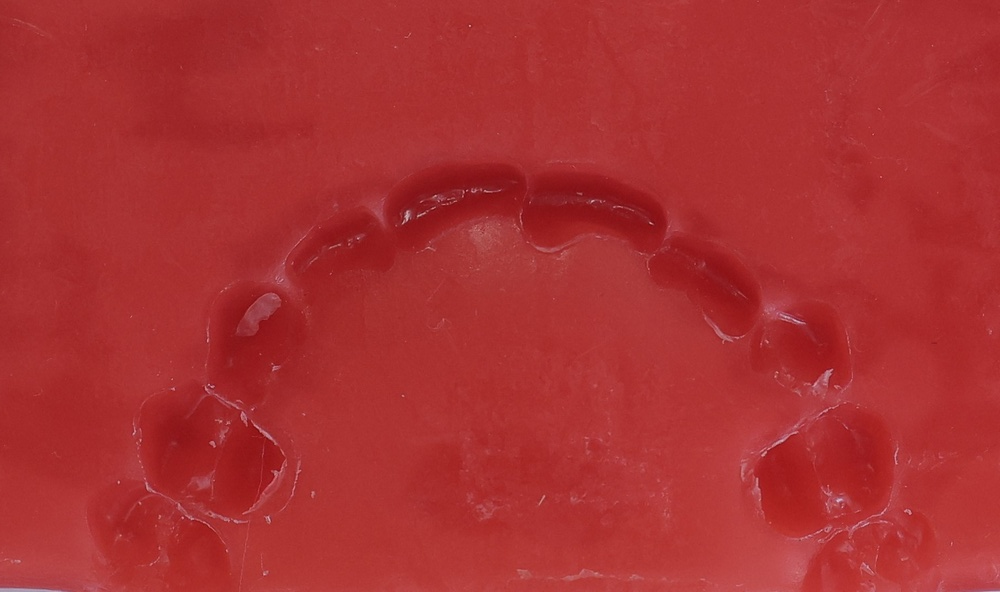
#> input picture data/raw/human/A1.JPG, 1000 x 592 px, shrunk from 1861 x 1101 before the run
$ python analyze_images.py
#> lines starting #> are read from the running program, lines starting #| are printed output that depends on the picture
#> pass 3 of the loop `for cls in classes:`:
#> the loop made 4 passes; the first 3 are shown
"""Quick image analysis script"""
import cv2
import numpy as np
import os
from pathlib import Path

print("="*80)
print("ANALYZING EXISTING BITE MARK IMAGES")
print("="*80)

# Count images per class
classes = ['human', 'cat', 'dog', 'snake']
class_counts = {}

for cls in classes:
    path = f'data/raw/{cls}'
    if os.path.exists(path):
        files = [f for f in os.listdir(path) if f.lower().endswith(('.jpg', '.jpeg', '.png', '.bmp'))]
        class_counts[cls] = len(files)
        print(f"\n{cls.upper()}: {len(files)} images")
    else:
        class_counts[cls] = 0
        print(f"\n{cls.upper()}: 0 images")

total = sum(class_counts.values())
print(f"\nTOTAL IMAGES: {total}")

# Analyze sample images from each class
print("\n" + "="*80)
print("SAMPLE IMAGE ANALYSIS")
print("="*80)

for cls in classes:
    path = f'data/raw/{cls}'
    if os.path.exists(path):
        files = [f for f in os.listdir(path) if f.lower().endswith(('.jpg', '.jpeg', '.png', '.bmp'))]
        if files:
            sample_path = os.path.join(path, files[0])
            img = cv2.imread(sample_path)
#> img is the input picture: shape (592, 1000, 3); mean B, G, R 49.2, 48.2, 169.9
            if img is not None:
                print(f"\n{cls.upper()} - {files[0]}:")
                print(f"  Shape: {img.shape}")
#|   Shape: (592, 1000, 3)
                print(f"  Size: {img.shape[1]}x{img.shape[0]} pixels")
#|   Size: 1000x592 pixels
                print(f"  Channels: {img.shape[2] if len(img.shape) > 2 else 1}")
#|   Channels: 3
                print(f"  Dtype: {img.dtype}")
#|   Dtype: uint8
                print(f"  Range: [{img.min()}, {img.max()}]")
#|   Range: [6, 247]
                print(f"  Mean: {img.mean():.2f}")
#|   Mean: 89.10

                # Check if color or grayscale
                if len(img.shape) == 3 and img.shape[2] == 3:
                    b, g, r = cv2.split(img)
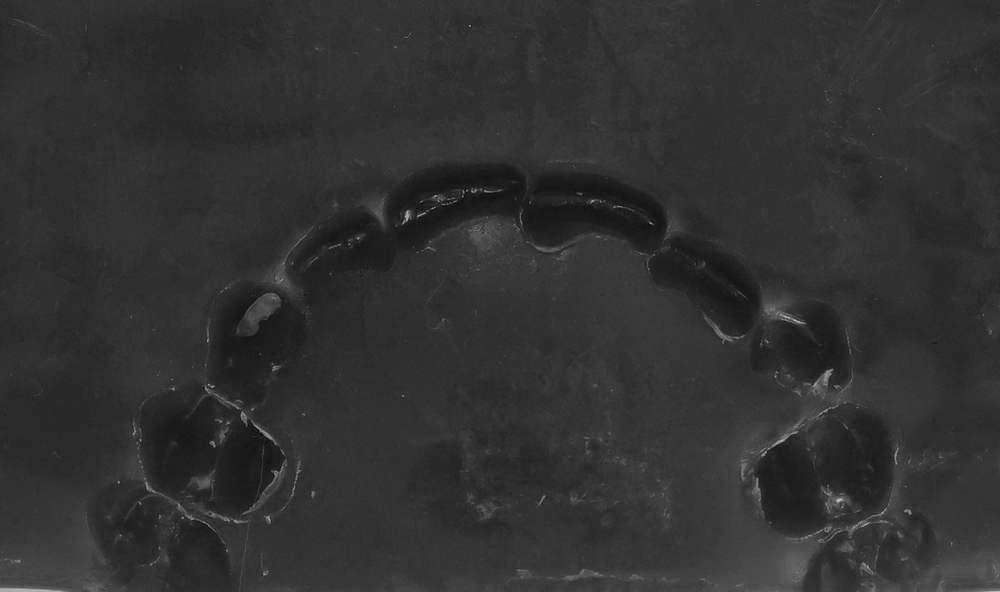
#> b: shape (592, 1000); min 8, max 194, mean 49.2
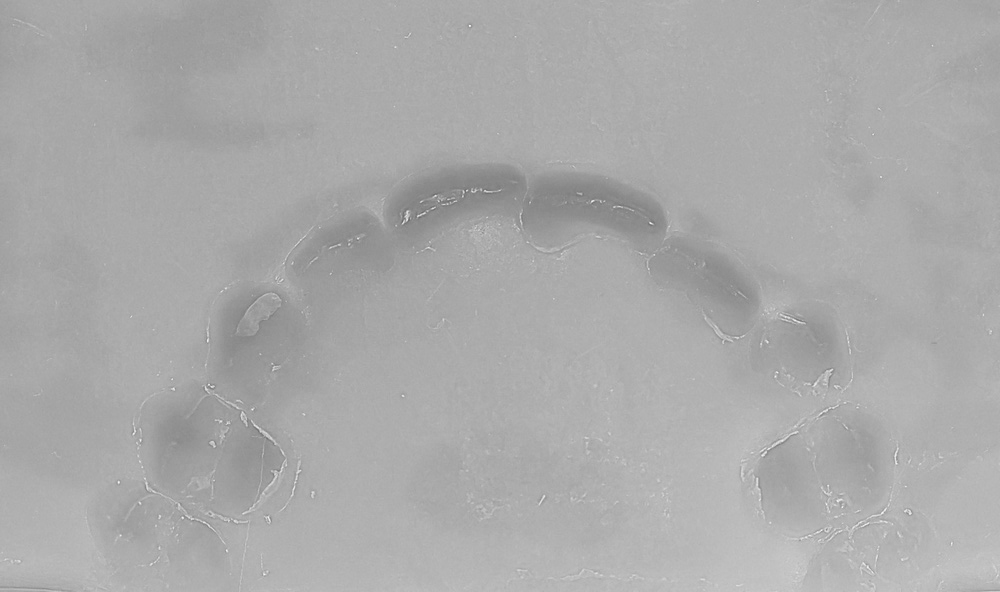
#> r: shape (592, 1000); min 101, max 247, mean 169.9
#> pass 3 of the loop `for cls in classes:`:
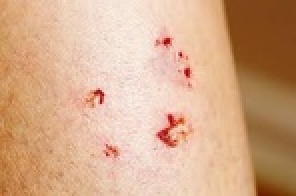
#> input picture data/raw/dog/download (6).jpeg, 148 x 98 px, shrunk from 275 x 183 before the run (shown 2 times larger)
#> img is the input picture: shape (98, 148, 3); mean B, G, R 138.7, 170.6, 212.9
#|   Shape: (98, 148, 3)
#|   Size: 148x98 pixels
#|   Channels: 3
#|   Dtype: uint8
#|   Range: [0, 255]
#|   Mean: 174.08
#> b: shape (98, 148)
#> `b, g, r = cv2.split(img)`:
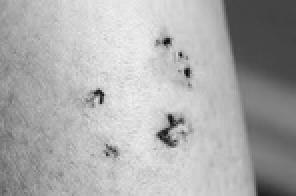
#> g: shape (98, 148) (shown 2 times larger); min 6, max 241, mean 170.6
#> `b, g, r = cv2.split(img)`:
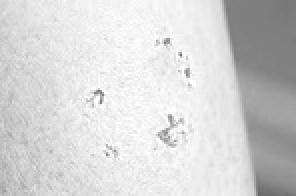
#> r: shape (98, 148) (shown 2 times larger); min 103, max 255, mean 212.9
#> the loop made 4 passes; the first 3 are shown
                    if np.array_equal(b, g) and np.array_equal(g, r):
                        print(f"  Type: Grayscale (stored as RGB)")
                    else:
                        print(f"  Type: Color (RGB)")

# Class imbalance analysis
print("\n" + "="*80)
print("CLASS IMBALANCE ANALYSIS")
print("="*80)

if total > 0:
    for cls in classes:
        percentage = (class_counts[cls] / total) * 100
        print(f"{cls.upper():>8}: {class_counts[cls]:3} images ({percentage:5.1f}%)")

    # Check imbalance ratio
    max_count = max(class_counts.values())
    min_count = min([v for v in class_counts.values() if v > 0]) if any(v > 0 for v in class_counts.values()) else 1
    imbalance_ratio = max_count / min_count if min_count > 0 else 0

    print(f"\nImbalance Ratio: {imbalance_ratio:.2f}:1")
    if imbalance_ratio > 3:
        print("⚠️  SEVERE CLASS IMBALANCE DETECTED!")
        print("   Recommendations:")
        print("   1. Use class weights during training")
        print("   2. Apply more augmentation to minority classes")
        print("   3. Consider SMOTE or other balancing techniques")
    elif imbalance_ratio > 1.5:
        print("⚠️  Moderate class imbalance detected")
        print("   Recommendation: Use class weights")
    else:
        print("✓ Classes are relatively balanced")

# Missing class handling
print("\n" + "="*80)
print("MISSING CLASS HANDLING")
print("="*80)

missing_classes = [cls for cls in classes if class_counts[cls] == 0]
if missing_classes:
    print(f"⚠️  Missing classes: {', '.join(missing_classes)}")
    print("   Options:")
    print("   1. Remove missing classes from training")
    print("   2. Collect more data for missing classes")
    print("   3. Use synthetic data generation for missing classes")
else:
    print("✓ All classes have data")

print("\n" + "="*80)
